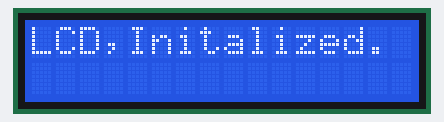
Recording of a sketch running on a simulated ESP8266 (NodeMCU). Parts: 16×2 character LCD. WiFi joins after 1.5 s; servers stay silent unless stated; what the sketch prints to the serial monitor is not drawn.

Above: at 0.1 s.
At 1.7 s:
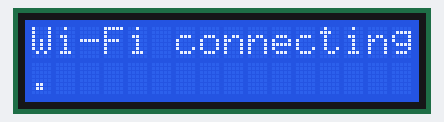
At 2.7 s:
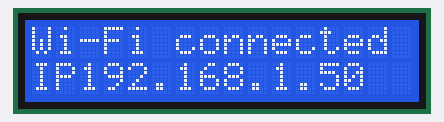

Measured:
- what the display in image 1 shows lasts 1.1 s, from 1.6 s to 2.7 s

The sketch:

LCD_display_Arduino_OAT.ino
```cpp
#include <ESP8266WiFi.h>
#include <ESP8266mDNS.h>
#include <WiFiUdp.h>
#include <ArduinoOTA.h>
#include <Wire.h>
#include <LiquidCrystal_I2C.h>

#ifndef STASSID
#define STASSID "Xiaomi_3D3E"
#define STAPSK  "2019newpassword"
#endif

const char* ssid = "Xiaomi_3D3E";
const char* password = "2019newpassword";

//const int output5 = 16;
//const int output4 = 5;

WiFiServer wifiServer(8080);
LiquidCrystal_I2C lcd(0x27, 16, 2);

// Current time
unsigned long currentTime = millis();
// Previous time
unsigned long previousTime = 0;
// Define timeout time in milliseconds (example: 2000ms = 2s)
const long timeoutTime = 2000;

WiFiServer server(80);

String header;
String output5State = "off";
String output4State = "off";

void setup() {
  Wire.begin(D1,D2);
  lcd.begin();
  lcd.print("LCD,Initalized.");
  Serial.begin(115200);
  Serial.println("Booting");
  WiFi.mode(WIFI_STA);
  WiFi.begin(ssid, password);
  delay(500);
  lcd.clear();
  lcd.print("Wi-Fi connecting                       ");
  while (WiFi.status() != WL_CONNECTED){
      delay(500);
      lcd.print(".");
      Serial.print(".");
     }

  // Port defaults to 8266
  // ArduinoOTA.setPort(8266);

  // Hostname defaults to esp8266-[ChipID]
  ArduinoOTA.setHostname("LCD_Display_On_monitor");

  // No authentication by default
  ArduinoOTA.setPassword("004424");

  // Password can be set with it's md5 value as well
  // MD5(admin) = 21232f297a57a5a743894a0e4a801fc3
  // ArduinoOTA.setPasswordHash("21232f297a57a5a743894a0e4a801fc3");

  ArduinoOTA.onStart([]() {
    String type;
    if (ArduinoOTA.getCommand() == U_FLASH) {
      type = "sketch";
    } else { // U_SPIFFS
      type = "filesystem";
    }

    // NOTE: if updating SPIFFS this would be the place to unmount SPIFFS using SPIFFS.end()
    Serial.println("Start updating " + type);
  });
  ArduinoOTA.onEnd([]() {
    Serial.println("\nEnd");
  });
  ArduinoOTA.onProgress([](unsigned int progress, unsigned int total) {
    Serial.printf("Progress: %u%%\r", (progress / (total / 100)));
  });
  ArduinoOTA.onError([](ota_error_t error) {
    Serial.printf("Error[%u]: ", error);
    if (error == OTA_AUTH_ERROR) {
      Serial.println("Auth Failed");
    } else if (error == OTA_BEGIN_ERROR) {
      Serial.println("Begin Failed");
    } else if (error == OTA_CONNECT_ERROR) {
      Serial.println("Connect Failed");
    } else if (error == OTA_RECEIVE_ERROR) {
      Serial.println("Receive Failed");
    } else if (error == OTA_END_ERROR) {
      Serial.println("End Failed");
    }
  });
  ArduinoOTA.begin();
  Serial.println("Ready");
  Serial.print("IP address: ");
  Serial.println(WiFi.localIP());


  // Initialize the output variables as outputs
  //pinMode(output5, OUTPUT);
  //pinMode(output4, OUTPUT);
  // Set outputs to LOW
  // digitalWrite(output5, LOW);
  //digitalWrite(output4, LOW);

  // Connect to Wi-Fi network with SSID and password
    delay(1000);
    lcd.clear();
    lcd.print("Wi-Fi connected                         ");
    lcd.print("IP");
    lcd.print(WiFi.localIP());
    wifiServer.begin();

}

void loop() {
  ArduinoOTA.handle();

  WiFiClient client = wifiServer.available();
  if (client) {
    while (client.connected()) {
      while (client.available()>0) {
        char c = client.read();
        if (c == '$'){
           lcd.clear();
           lcd.setCursor(0,0);
        }
        else;
        {
          //Serial.println(c);
          lcd.print(c);
        }
    }}
    client.stop();
    Serial.println("Client disconnected");
    lcd.clear();
    lcd.print("Client                                  disconnected");
   }


}
```
